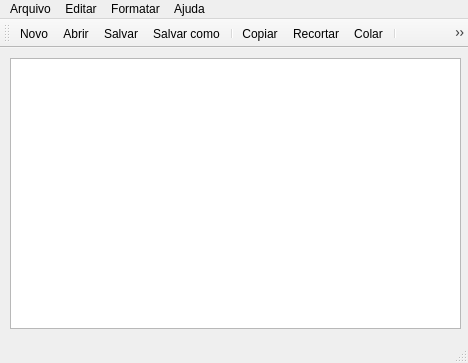
<?xml version="1.0" encoding="UTF-8"?>
<ui version="4.0">
 <class>MainWindow</class>
 <widget class="QMainWindow" name="MainWindow">
  <property name="geometry">
   <rect>
    <x>0</x>
    <y>0</y>
    <width>468</width>
    <height>363</height>
   </rect>
  </property>
  <property name="windowTitle">
   <string>MainWindow</string>
  </property>
  <widget class="QWidget" name="centralwidget">
   <widget class="QTextEdit" name="textEdit">
    <property name="geometry">
     <rect>
      <x>10</x>
      <y>10</y>
      <width>451</width>
      <height>271</height>
     </rect>
    </property>
    <property name="autoFillBackground">
     <bool>false</bool>
    </property>
   </widget>
  </widget>
  <widget class="QMenuBar" name="menubar">
   <property name="geometry">
    <rect>
     <x>0</x>
     <y>0</y>
     <width>468</width>
     <height>21</height>
    </rect>
   </property>
   <widget class="QMenu" name="menuArquivo">
    <property name="title">
     <string>Arquivo</string>
    </property>
    <addaction name="actionNovo"/>
    <addaction name="actionAbrir"/>
    <addaction name="separator"/>
    <addaction name="actionSalvar"/>
    <addaction name="actionSalvar_como"/>
    <addaction name="separator"/>
    <addaction name="actionImprimir"/>
    <addaction name="separator"/>
    <addaction name="actionFechar"/>
   </widget>
   <widget class="QMenu" name="menuEditar">
    <property name="title">
     <string>Editar</string>
    </property>
    <addaction name="actionDesfazer"/>
    <addaction name="actionRefazer"/>
    <addaction name="separator"/>
    <addaction name="actionCopiar"/>
    <addaction name="actionRecortar"/>
    <addaction name="actionColar"/>
   </widget>
   <widget class="QMenu" name="menuSobre">
    <property name="title">
     <string>Ajuda</string>
    </property>
    <addaction name="actionInfo"/>
   </widget>
   <widget class="QMenu" name="menuFormatar">
    <property name="title">
     <string>Formatar</string>
    </property>
    <addaction name="actionFonte"/>
    <addaction name="actionCor"/>
    <addaction name="actionCor_de_Fundo"/>
   </widget>
   <addaction name="menuArquivo"/>
   <addaction name="menuEditar"/>
   <addaction name="menuFormatar"/>
   <addaction name="menuSobre"/>
  </widget>
  <widget class="QStatusBar" name="statusbar"/>
  <widget class="QToolBar" name="toolBar">
   <property name="windowTitle">
    <string>toolBar</string>
   </property>
   <attribute name="toolBarArea">
    <enum>TopToolBarArea</enum>
   </attribute>
   <attribute name="toolBarBreak">
    <bool>false</bool>
   </attribute>
   <addaction name="actionNovo"/>
   <addaction name="actionAbrir"/>
   <addaction name="actionSalvar"/>
   <addaction name="actionSalvar_como"/>
   <addaction name="separator"/>
   <addaction name="actionCopiar"/>
   <addaction name="actionRecortar"/>
   <addaction name="actionColar"/>
   <addaction name="separator"/>
   <addaction name="actionDesfazer"/>
   <addaction name="actionRefazer"/>
   <addaction name="separator"/>
   <addaction name="actionInfo"/>
   <addaction name="separator"/>
   <addaction name="actionFechar"/>
  </widget>
  <action name="actionNovo">
   <property name="icon">
    <iconset resource="Arquivos.qrc">
     <normaloff>:/icons/icons/new-file.png</normaloff>:/icons/icons/new-file.png</iconset>
   </property>
   <property name="text">
    <string>Novo</string>
   </property>
  </action>
  <action name="actionAbrir">
   <property name="icon">
    <iconset resource="Arquivos.qrc">
     <normaloff>:/icons/icons/open-file-folder.png</normaloff>:/icons/icons/open-file-folder.png</iconset>
   </property>
   <property name="text">
    <string>Abrir</string>
   </property>
  </action>
  <action name="actionSalvar">
   <property name="icon">
    <iconset resource="Arquivos.qrc">
     <normaloff>:/icons/icons/save.png</normaloff>:/icons/icons/save.png</iconset>
   </property>
   <property name="text">
    <string>Salvar</string>
   </property>
  </action>
  <action name="actionSalvar_como">
   <property name="icon">
    <iconset resource="Arquivos.qrc">
     <normaloff>:/icons/icons/save-as.png</normaloff>:/icons/icons/save-as.png</iconset>
   </property>
   <property name="text">
    <string>Salvar como</string>
   </property>
  </action>
  <action name="actionFechar">
   <property name="icon">
    <iconset resource="Arquivos.qrc">
     <normaloff>:/icons/icons/close.png</normaloff>:/icons/icons/close.png</iconset>
   </property>
   <property name="text">
    <string>Fechar</string>
   </property>
  </action>
  <action name="actionCopiar">
   <property name="icon">
    <iconset resource="Arquivos.qrc">
     <normaloff>:/icons/icons/copy.png</normaloff>:/icons/icons/copy.png</iconset>
   </property>
   <property name="text">
    <string>Copiar</string>
   </property>
  </action>
  <action name="actionRecortar">
   <property name="icon">
    <iconset resource="Arquivos.qrc">
     <normaloff>:/icons/icons/cut.png</normaloff>:/icons/icons/cut.png</iconset>
   </property>
   <property name="text">
    <string>Recortar</string>
   </property>
  </action>
  <action name="actionColar">
   <property name="icon">
    <iconset resource="Arquivos.qrc">
     <normaloff>:/icons/icons/paste.png</normaloff>:/icons/icons/paste.png</iconset>
   </property>
   <property name="text">
    <string>Colar</string>
   </property>
  </action>
  <action name="actionDesfazer">
   <property name="icon">
    <iconset resource="Arquivos.qrc">
     <normaloff>:/icons/icons/undo.png</normaloff>:/icons/icons/undo.png</iconset>
   </property>
   <property name="text">
    <string>Desfazer</string>
   </property>
  </action>
  <action name="actionRefazer">
   <property name="icon">
    <iconset resource="Arquivos.qrc">
     <normaloff>:/icons/icons/remake.png</normaloff>:/icons/icons/remake.png</iconset>
   </property>
   <property name="text">
    <string>Refazer</string>
   </property>
  </action>
  <action name="actionInfo">
   <property name="icon">
    <iconset resource="Arquivos.qrc">
     <normaloff>:/icons/icons/about.png</normaloff>:/icons/icons/about.png</iconset>
   </property>
   <property name="text">
    <string>Sobre</string>
   </property>
  </action>
  <action name="actionFonte">
   <property name="icon">
    <iconset resource="Arquivos.qrc">
     <normaloff>:/icons/icons/font.png</normaloff>:/icons/icons/font.png</iconset>
   </property>
   <property name="text">
    <string>Fonte</string>
   </property>
  </action>
  <action name="actionCor">
   <property name="icon">
    <iconset resource="Arquivos.qrc">
     <normaloff>:/icons/icons/color-wheel.png</normaloff>:/icons/icons/color-wheel.png</iconset>
   </property>
   <property name="text">
    <string> Cor da Fonte</string>
   </property>
  </action>
  <action name="actionCor_de_Fundo">
   <property name="icon">
    <iconset resource="Arquivos.qrc">
     <normaloff>:/icons/icons/color-dropper.png</normaloff>:/icons/icons/color-dropper.png</iconset>
   </property>
   <property name="text">
    <string>Cor de Fundo</string>
   </property>
  </action>
  <action name="actionImprimir">
   <property name="icon">
    <iconset resource="Arquivos.qrc">
     <normaloff>:/icons/icons/print.png</normaloff>:/icons/icons/print.png</iconset>
   </property>
   <property name="text">
    <string>Imprimir</string>
   </property>
  </action>
 </widget>
 <resources>
  <include location="Arquivos.qrc"/>
 </resources>
 <connections/>
</ui>
